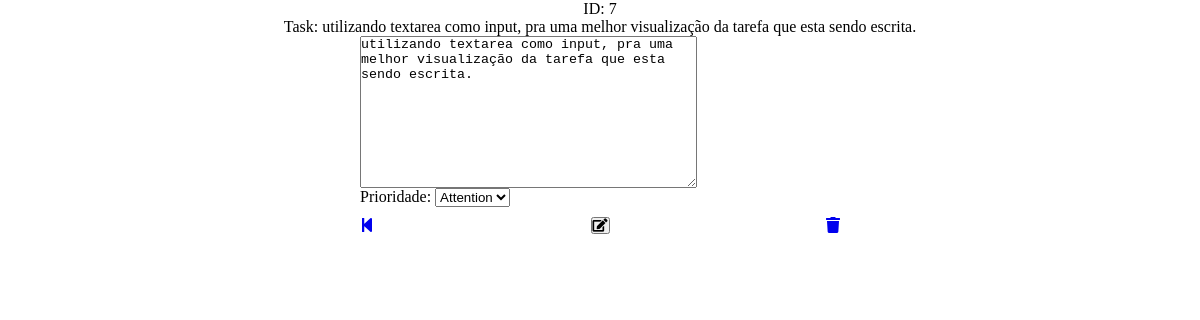
Screenshot of /editar/7 with the database file from the repository.
### todos/models.py (models this page shows, shortened)
class Todo(models.Model):
    CHOICE_STATUS = [
        ('PR', 'Priority'),
        ('AT', 'Attention'),
        ('GR', 'Green')
    ]
    task = models.CharField(max_length=250, null=False, blank=False)
    status = models.CharField(max_length=2,
                              choices=CHOICE_STATUS,
                              default='GR')

### todos/views.py (the view)
# urls.py: path('editar/<int:task_id>', editar, name="editar"),
def editar(request, task_id):
    task = Todo.objects.get(id=task_id)
    form = TaskModelForm(instance=task)
    return render(request, "recipes/pages/update.html", {"task": task,
                                           "form": form})

### todos/forms.py
class TaskModelForm(forms.ModelForm):
    class Meta:
        model = Todo
        fields = '__all__'
        widgets = {
            'task': forms.Textarea()
        }
        labels = {
            'task': '',
            'status': 'Prioridade'
        }
    class Media:
        css = {'all': ('style.css',)}

### todos/templates/recipes/pages/update.html (shortened to what this page needs)
{% include 'recipes/partials/head.html' %}
<section class="update">
    <p>ID: {{ task.id }}</p>
    <p>Task: {{ task.task }}</p>
    <form class="forms-django-update" action="{% url 'update' task.id %}" method="POST">
        {{ form.as_p }}
        <div class="dual-button margin">
            <a href="{% url 'home' %}"><i class="fas fa-step-backward"></i></a>
            <button type="submit"><i class="fas fa-edit"></i></button>
            <a href="{% url 'delete' task.id %}"><i class="fas fa-trash"></i></a>
        </div>
    </form>
</section>

### todos/static/style.css (style rules this page uses)
* { padding: 0; margin: 0; box-sizing: border-box; }
.forms-django-update { display: flex; flex-direction: column; width: 40%; }
.dual-button { display: flex; flex-direction: row; justify-content: space-between; }
.margin { margin-top: 2%; }
.update { display: flex; flex-direction: column; justify-content: center; align-items: center; }
a { text-decoration: none; }

### rows the page displays
Todo: id "7", task "utilizando textarea como input, pra uma melhor visualização da tarefa que esta sendo escrita.", status "Attention"
